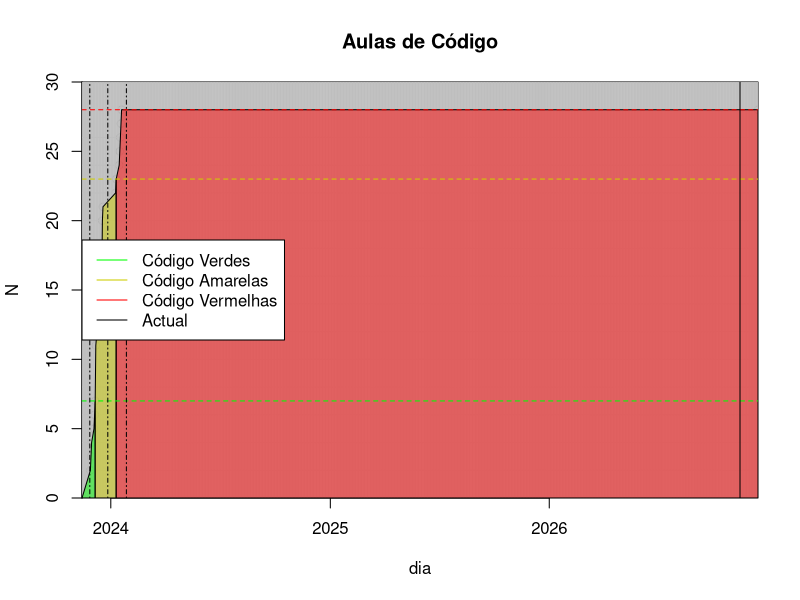

This figure's R source:
df <- read.csv(file.path("data", "aulas.csv"))

dias <- c(
  as.Date("2023-11-14"),
  as.Date(df$dia[df$codigo > 0]),
  as.Date(Sys.Date()) + 30
)
codigo <- cumsum(c(0, df$codigo[df$codigo > 0], 0))

min_dias <- min(dias)
max_dias <- max(dias)
max_codigo <- max(codigo)
diff_dias <- as.numeric(difftime(max_dias, min_dias, unit = "days"))


png(file.path("res", "codigo.png"),
  width = 8, height = 8, units = "cm",
  res = 2048, pointsize = 4
)

plot(
  dias, codigo,
  ylim = c(0, 30), xaxs = "i", yaxs = "i",
  xlab = "dia", ylab = "N", main = "Aulas de Código"
)

grid(nx = diff_dias, ny = 15, lty = 1, col = "gray", lwd = 1)

# Linhas do código
a <- min_dias
x <- dias[codigo < 8]
b <- max(x)
y <- codigo[codigo < 8]
polygon(
  x = c(a, x, b),
  y = c(0, y, 0),
  col = adjustcolor("green", alpha.f = 0.5)
)
if (max_codigo >= 7) {
  a <- b
  x <- dias[codigo > 7 & codigo < 24]
  b <- max(x)
  y <- codigo[codigo > 7 & codigo < 24]
  polygon(
    x = c(a, a, x, b),
    y = c(0, 7, y, 0),
    col = adjustcolor("yellow3", alpha.f = 0.5)
  )
  if (max_codigo > 23) {
    a <- b
    x <- dias[codigo > 23]
    b <- max(x)
    y <- codigo[codigo > 23]
    polygon(
      x = c(a, a, x, b),
      y = c(0, 23, y, 0),
      col = adjustcolor("red", alpha.f = 0.5)
    )
  }
}


# linhas guia
abline(h = 7, col = "green", lty = 2)
abline(h = 23, col = "yellow3", lty = 2)
abline(h = 28, col = "red", lty = 2)

abline(v = as.Date(Sys.Date()), col = "black")
abline(v = as.Date("2023-11-27"), col = "black", lty = 4)
abline(v = as.Date("2023-12-27"), col = "black", lty = 4)
abline(v = as.Date("2024-01-27"), col = "black", lty = 4)

legend(
  x = "left",
  legend = c("Código Verdes", "Código Amarelas", "Código Vermelhas", "Actual"),
  col = c("green", "yellow3", "red", "black"),
  lty = 1,
  lwd = 1
)
